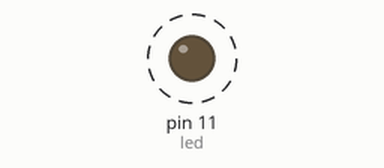
Bench run of a sketch on a simulated Arduino Uno, built with avr-gcc and run on an emulated ATmega328P. Shown: output pins drawn as LEDs (lit = HIGH). Dashed ring = blinking.

Above: at 0.05 s.
Timing chart, 0 to 3.0 s (numbered marks = the images above):
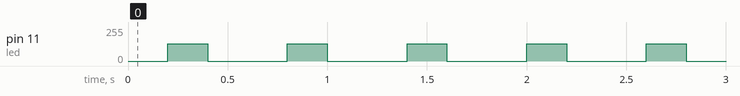

Measured:
- by itself, pin 11 (led): alternates 128/255 for 0.20 s and 0/255 for 0.40 s

The sketch:

fading.ino
```cpp
int led=11;

void setup() {
  // put your setup code here, to run once:
  pinMode(led,OUTPUT);
}

void loop() {
  // put your main code here, to run repeatedly:
 analogWrite(11,512);
 delay(100);
 analogWrite(11,256);
 delay(100);
 analogWrite(11,128);
 delay(200);
 analogWrite(11,0);
 delay(200);
}
```
